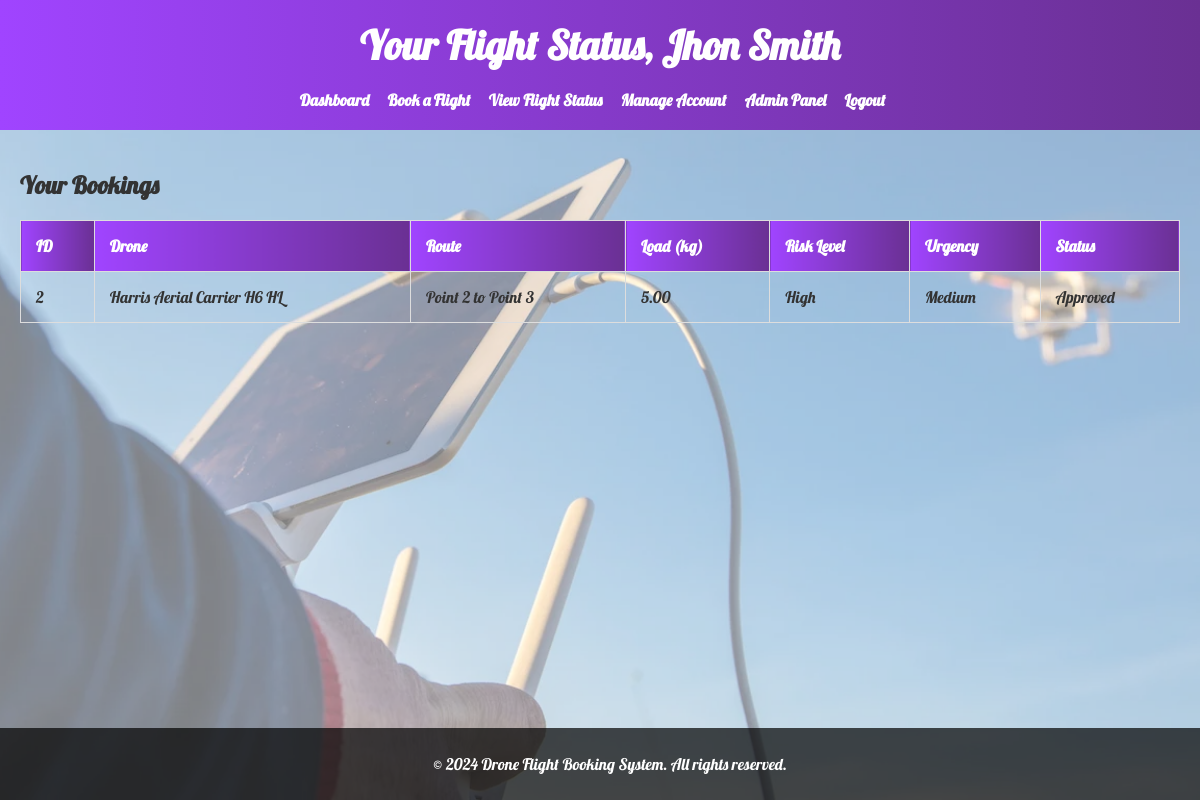
/DroneBookingSystem/flight_status.php (signed in), run on the app's committed database.
### tables this page shows
CREATE TABLE `bookings` (
  `id` int(11) NOT NULL,
  `user_id` int(11) DEFAULT NULL,
  `drone_id` int(11) DEFAULT NULL,
  `corridor_id` int(11) DEFAULT NULL,
  `load_weight` decimal(5,2) DEFAULT NULL,
  `risk_level` enum('low','medium','high') DEFAULT NULL,
  `urgency` enum('low','medium','high') DEFAULT NULL,
  `status` enum('pending','approved','completed') DEFAULT 'pending'
);

CREATE TABLE `drones` (
  `id` int(11) NOT NULL,
  `type` varchar(100) DEFAULT NULL,
  `manufacturer` varchar(100) DEFAULT NULL,
  `max_load` decimal(5,2) DEFAULT NULL,
  `speed` decimal(5,2) DEFAULT NULL
);

CREATE TABLE `air_corridors` (
  `id` int(11) NOT NULL,
  `start_point` varchar(100) DEFAULT NULL,
  `end_point` varchar(100) DEFAULT NULL,
  `height` decimal(5,2) DEFAULT NULL,
  `status` enum('available','booked') DEFAULT 'available'
);

### DroneBookingSystem/flight_status.php (the view, shortened to what this page needs)
<?php
$user_name = $_SESSION['user_name'];
$user_role = $_SESSION['role'];
$user_id = $_SESSION['user_id'];
$conn = new mysqli('localhost', 'root', '', 'drone_booking_system');
$sql = "SELECT bookings.id, drones.type as drone_type, air_corridors.start_point, air_corridors.end_point, bookings.load_weight, bookings.risk_level, bookings.urgency, bookings.status
        FROM bookings
        JOIN drones ON bookings.drone_id = drones.id
        JOIN air_corridors ON bookings.corridor_id = air_corridors.id
        WHERE bookings.user_id = $user_id";
$result = $conn->query($sql);
?>
<!DOCTYPE html>
<html lang="en">
<head>
</head>
<body>
    <header>
        <h1>Your Flight Status, <?php echo htmlspecialchars($user_name); ?></h1>
        <nav>
            <ul>
                <li><a href="dashboard.php">Dashboard</a></li>
                <li><a href="flight_booking.php">Book a Flight</a></li>
                <li><a href="flight_status.php">View Flight Status</a></li>
                <li><a href="account.php">Manage Account</a></li>
                <?php if ($user_role === 'admin'): ?>
                    <li><a href="admin_panel.php">Admin Panel</a></li>
                <?php endif; ?>
                <li><a href="logout.php">Logout</a></li>
            </ul>
        </nav>
    </header>
    <div class="content">
        <h2>Your Bookings</h2>
        <table>
            <thead>
                <tr>
                    <th>ID</th>
                    <th>Drone</th>
                    <th>Route</th>
                    <th>Load (kg)</th>
                    <th>Risk Level</th>
                    <th>Urgency</th>
                    <th>Status</th>
                </tr>
            </thead>
            <tbody>
                <?php if ($result->num_rows > 0): ?>
                    <?php while($booking = $result->fetch_assoc()): ?>
                        <tr>
                            <td><?php echo htmlspecialchars($booking['id']); ?></td>
                            <td><?php echo htmlspecialchars($booking['drone_type']); ?></td>
                            <td><?php echo htmlspecialchars($booking['start_point'] . ' to ' . $booking['end_point']); ?></td>
                            <td><?php echo htmlspecialchars($booking['load_weight']); ?></td>
                            <td><?php echo htmlspecialchars(ucfirst($booking['risk_level'])); ?></td>
                            <td><?php echo htmlspecialchars(ucfirst($booking['urgency'])); ?></td>
                            <td><?php echo htmlspecialchars(ucfirst($booking['status'])); ?></td>
                        </tr>
                    <?php endwhile; ?>
                <?php else: ?>
                    <tr>
                        <td colspan="7">No flights found.</td>
                    </tr>
                <?php endif; ?>
            </tbody>
        </table>
    </div>
    <footer>
        <p>&copy; 2024 Drone Flight Booking System. All rights reserved.</p>
    </footer>
</body>
</html>

### DroneBookingSystem/flight_status.php (style rules this page uses)
body { margin: 0; padding: 0; font-family: 'Lobster', cursive; background: url('./images/bacjground3.png') no-repeat center center fixed; background-size: cover; color: #333; }
header { background: #6a3093; background: linear-gradient(to right, #a044ff, #6a3093); padding: 20px; text-align: center; }
header h1 { margin: 0; color: #fff; font-size: 2.5em; }
nav ul { list-style-type: none; padding: 0; margin: 20px 0 0; text-align: center; }
nav ul li { display: inline; margin-right: 15px; }
nav ul li a { color: #fff; text-decoration: none; font-weight: bold; transition: color 0.3s ease; }
.content { padding: 20px; }
table { width: 100%; border-collapse: collapse; margin-top: 20px; }
table, th, td { border: 1px solid #ddd; }
th, td { padding: 15px; text-align: left; }
th { background: #6a3093; background: linear-gradient(to right, #a044ff, #6a3093); color: #fff; }
footer { background-color: rgba(0, 0, 0, 0.7); padding: 10px; text-align: center; width: 100%; position: absolute; bottom: 0; color: white; }

### data on the page
bookings: id "2", drone.type "Harris Aerial Carrier H6 HL", corridor.end_point "Point 2 to Point 3", load_weight "5.00", risk_level "High", urgency "Medium", status "Approved"

### other printed values
$user_name "Jhon Smith"
